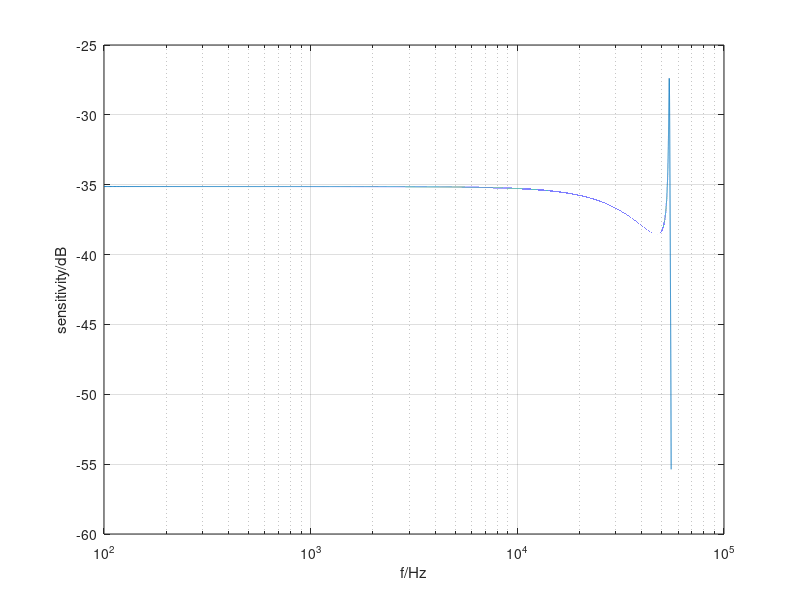

MATLAB code for this plot:
clear all;clc
f=100:1:55500;
w=2*pi*f;
L=2.2*1e-3;
a=15*1e-6;
b=80*1e-6;
K=1-0.14;
Vbias=15;
p0=1.29;
c=340;
od=30*1e6;
ob=20*1e6;
hd=1.1*1e-6;
hb=15*1e-6;
pd=1011;
pb=1011;
ha=3.6*1e-6;
n=1.85*1e-5;
Rrw=(0.1886/pi^3)*(L^6)*p0.*w/(c^3);
Mr=2.67*(L^3)*p0/pi^(3/2);
Cd=1/(30*od*hd);
Cb=1/(30*hb*ob*sqrt(1-4*a^2/b^2));
Md=pd*hd*L^2;
Mb=pb*hb*sqrt(1-4*a^2/b^2)*L^2;
B=1/4*log(0.160*(b^2)/(a^2))-3/8+3.133*(a^2)/(b^2)-4.907*(a^4)/(b^4);
Ra=1.22*n*pi*(L^2)*(b^2)/(ha^3)*B;
Ma=0.102*p0*pi*(L^2)*(b^2)*B/ha;
Rh=12*n*hb*L^2/(b^2);
Mh=24*p0*hb*(a^2)*(L^2)/(b^2)/5;
s=1i*w;
V=L^2;
R1=Rrw+Mr.*s+1/Cd./s+Md.*s;
R2=Ra+Ma.*s+Rh+Mh.*s;
R3=1/Cb./s+Mb.*s;
xa=V.*R3./(R1.*R2+R2.*R3+R3.*R1)./w;
vout=xa*K*Vbias/ha;
figure
semilogx(f,20*log10(abs(vout)));
xlabel("f/Hz")
ylabel("sensitivity/dB")
grid on
